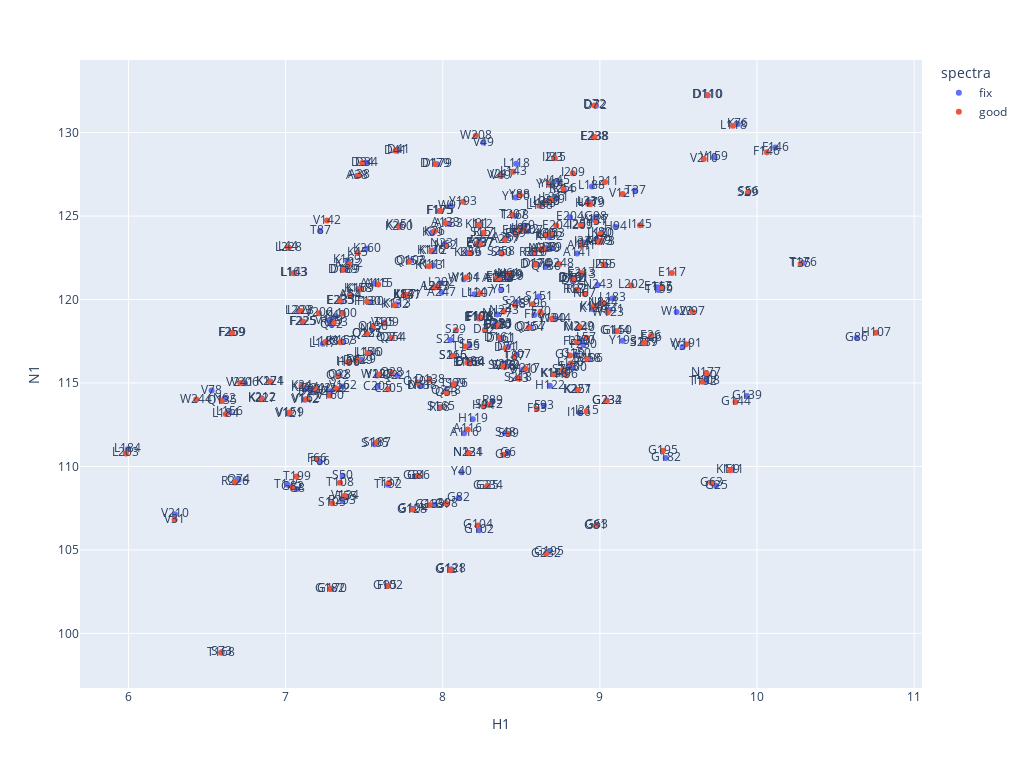

Notebook code cell kept with this figure:
### Code cell
#%%
import plotly.express as px
import pandas as pd
l1= list(ass1.keys())
#l2= list(ass2.keys())

x = np.append(npa1[:,0], npa2[:,0])
y = np.append(npa1[:,1], npa2[:,1])
color1 = ["fix" for i in npa1[:,0]]
color2 = []
l2 = []
for x, y in zip(v1, v2):
    if findkey(ass1,x) == findkey(ass2,y) and (x[0] > 0 and y[0] > 0):
        color2.append("good")
        l2.append(findkey(ass1,x) )
    elif (x[0] > 0 and y[0] > 0):
        color2.append("bad") 
        l2.append(findkey(ass2,y)[0]+"->"+findkey(ass1,x)[0])
print(type(l1), type(l2))

l = l1+list(l2)
#color2 = ["2" for i in npa2[:,0]]
df = pd.DataFrame({"H1":np.append(npa1[:,0],npa2[:,0]), "N1":np.append(npa1[:,1], npa2[:,1]), "text":l, "spectra": color1+color2})

fig = px.scatter(df, x="H1", y="N1", text="text", color="spectra",width=1024, height=768)


fig.show()
print(l)
#df = px.data.tips()
#fig, ax = plt.subplots()
#v10l = list(v1[:,0])
#v11l = list(v1[:,1])
#ax.scatter(v10l, v11l,color='r')
#ax.scatter(v2[:,0], v2[:,1],color='b')
#for i, txt in enumerate(list(ass1.keys())):
#    ax.annotate(txt, v10l[i], v11l[:,1][i])
#plt.show()
#ass1.keys()

### Figure 1 — Plotly figure (JSON) as saved in the notebook; plotly's stock layout.template omitted (floating-point values rounded to 4 significant figures; data arrays with more than 128 entries replaced by an {"elided": "..."} marker saying what was removed)
{"data": [{"hovertemplate": "spectra=fix<br>H1=%{x}<br>N1=%{y}<br>text=%{text}<extra></extra>", "legendgroup": "fix", "marker": {"color": "#636efa", "symbol": "circle"}, "mode": "markers+text", "name": "fix", "orientation": "v", "showlegend": true, "text": {"elided": "214 str values"}, "type": "scatter", "x": {"elided": "214 float values"}, "xaxis": "x", "y": {"elided": "214 float values"}, "yaxis": "y"}, {"hovertemplate": "spectra=good<br>H1=%{x}<br>N1=%{y}<br>text=%{text}<extra></extra>", "legendgroup": "good", "marker": {"color": "#EF553B", "symbol": "circle"}, "mode": "markers+text", "name": "good", "orientation": "v", "showlegend": true, "text": {"elided": "210x1 str values"}, "type": "scatter", "x": {"elided": "210 float values"}, "xaxis": "x", "y": {"elided": "210 float values"}, "yaxis": "y"}], "layout": {"height": 768, "legend": {"title": {"text": "spectra"}, "tracegroupgap": 0}, "margin": {"t": 60}, "width": 1024, "xaxis": {"anchor": "y", "domain": [0, 1], "title": {"text": "H1"}}, "yaxis": {"anchor": "x", "domain": [0, 1], "title": {"text": "N1"}}}}
